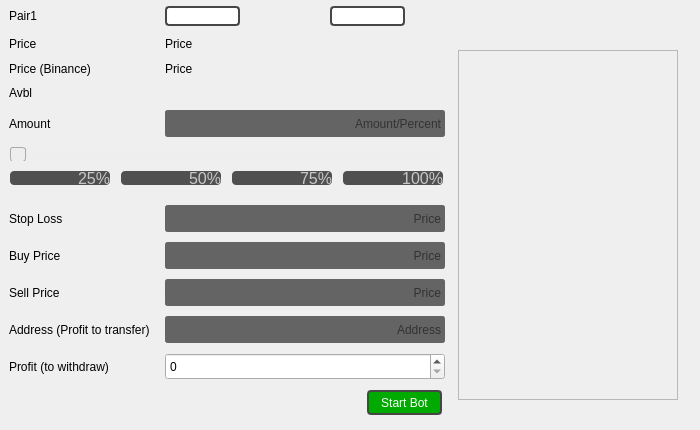
     <widget class="QWidget" name="tab_3">
      <attribute name="title">
       <string>Bot 3</string>
      </attribute>
      <widget class="QWidget" name="gridLayoutWidget_6">
       <property name="geometry">
        <rect>
         <x>0</x>
         <y>0</y>
         <width>691</width>
         <height>421</height>
        </rect>
       </property>
       <layout class="QGridLayout" name="gridLayout_7">
        <property name="leftMargin">
         <number>6</number>
        </property>
        <property name="topMargin">
         <number>6</number>
        </property>
        <property name="rightMargin">
         <number>6</number>
        </property>
        <property name="bottomMargin">
         <number>6</number>
        </property>
        <property name="spacing">
         <number>10</number>
        </property>
        <item row="0" column="1">
         <widget class="QComboBox" name="comboBox_5">
          <property name="enabled">
           <bool>true</bool>
          </property>
          <property name="sizePolicy">
           <sizepolicy hsizetype="Fixed" vsizetype="Fixed">
            <horstretch>0</horstretch>
            <verstretch>0</verstretch>
           </sizepolicy>
          </property>
          <property name="minimumSize">
           <size>
            <width>75</width>
            <height>0</height>
           </size>
          </property>
          <property name="styleSheet">
           <string notr="true">QComboBox	{
	border: 2px solid;
	border-color: rgb(70, 70, 70);
	border-radius: 4px;
}

QComboBox::down-arrow	{
	background-image: url(down.png);
}

QComboBox::drop-down:button	{
	border-radius:5px; 
}

QComboBox::hover	{
	color: rgb(250, 250, 250);
}

QPushButton:default {
    background-color: rgb(80, 80, 80);
	color: rgb(200, 200, 200);
}</string>
          </property>
          <property name="editable">
           <bool>false</bool>
          </property>
         </widget>
        </item>
        <item row="12" column="1" colspan="2">
         <layout class="QHBoxLayout" name="horizontalLayout_4">
          <property name="spacing">
           <number>0</number>
          </property>
          <item>
           <spacer name="horizontalSpacer_3">
            <property name="orientation">
             <enum>Qt::Horizontal</enum>
            </property>
            <property name="sizeType">
             <enum>QSizePolicy::Fixed</enum>
            </property>
            <property name="sizeHint" stdset="0">
             <size>
              <width>200</width>
              <height>20</height>
             </size>
            </property>
           </spacer>
          </item>
          <item>
           <widget class="QPushButton" name="startBotButton_3">
            <property name="sizePolicy">
             <sizepolicy hsizetype="Fixed" vsizetype="Fixed">
              <horstretch>0</horstretch>
              <verstretch>0</verstretch>
             </sizepolicy>
            </property>
            <property name="minimumSize">
             <size>
              <width>75</width>
              <height>25</height>
             </size>
            </property>
            <property name="layoutDirection">
             <enum>Qt::RightToLeft</enum>
            </property>
            <property name="styleSheet">
             <string notr="true">QPushButton {
    background-color: rgb(0, 170, 0);
	color: rgb(250, 250, 250);
	border-style: outset;
	border: 2px solid;
	border-color: rgb(70, 70, 70);
	border-radius: 4px;
}

QPushButton:hover {
    background-color: rgb(0, 185, 0);
}

QPushButton:pressed {
	background-color: rgb(0, 145, 0);
}

QPushButton:default {
    background-color: rgb(0, 170, 0);
}</string>
            </property>
            <property name="text">
             <string>Start Bot</string>
            </property>
           </widget>
          </item>
         </layout>
        </item>
        <item row="11" column="1" colspan="2">
         <widget class="QSpinBox" name="profitSpinBox_3">
          <property name="minimumSize">
           <size>
            <width>50</width>
            <height>27</height>
           </size>
          </property>
         </widget>
        </item>
        <item row="1" column="0">
         <widget class="QLabel" name="label_17">
          <property name="text">
           <string>Price</string>
          </property>
          <property name="alignment">
           <set>Qt::AlignLeading|Qt::AlignLeft|Qt::AlignVCenter</set>
          </property>
         </widget>
        </item>
        <item row="8" column="0">
         <widget class="QLabel" name="label_18">
          <property name="text">
           <string>Buy Price</string>
          </property>
          <property name="alignment">
           <set>Qt::AlignLeading|Qt::AlignLeft|Qt::AlignVCenter</set>
          </property>
         </widget>
        </item>
        <item row="11" column="0">
         <widget class="QLabel" name="label_25">
          <property name="text">
           <string>Profit (to withdraw)</string>
          </property>
          <property name="alignment">
           <set>Qt::AlignLeading|Qt::AlignLeft|Qt::AlignVCenter</set>
          </property>
         </widget>
        </item>
        <item row="0" column="0">
         <widget class="QLabel" name="pairLabel_3">
          <property name="sizePolicy">
           <sizepolicy hsizetype="Fixed" vsizetype="Fixed">
            <horstretch>0</horstretch>
            <verstretch>0</verstretch>
           </sizepolicy>
          </property>
          <property name="text">
           <string>Pair1</string>
          </property>
         </widget>
        </item>
        <item row="5" column="0" colspan="3">
         <layout class="QGridLayout" name="gridLayout_8">
          <item row="1" column="2">
           <widget class="QPushButton" name="threeFourthButton_3">
            <property name="sizePolicy">
             <sizepolicy hsizetype="Fixed" vsizetype="Fixed">
              <horstretch>0</horstretch>
              <verstretch>0</verstretch>
             </sizepolicy>
            </property>
            <property name="minimumSize">
             <size>
              <width>100</width>
              <height>0</height>
             </size>
            </property>
            <property name="font">
             <font>
              <pointsize>12</pointsize>
             </font>
            </property>
            <property name="styleSheet">
             <string notr="true">QPushButton {
    background-color: rgb(80, 80, 80);
	text-align: right;
	color: rgb(200, 200, 200);
	border-style: outset;
	border-radius: 4px;
}

QPushButton:hover {
	color: rgb(250, 250, 250);
}

QPushButton:pressed {
    color: rgb(180, 180, 180);
}

QPushButton:default {
    background-color: rgb(80, 80, 80);
	color: rgb(200, 200, 200);
	text-align: right;
}</string>
            </property>
            <property name="text">
             <string>75%</string>
            </property>
           </widget>
          </item>
          <item row="1" column="0">
           <widget class="QPushButton" name="oneFourthButton_3">
            <property name="sizePolicy">
             <sizepolicy hsizetype="Fixed" vsizetype="Fixed">
              <horstretch>0</horstretch>
              <verstretch>0</verstretch>
             </sizepolicy>
            </property>
            <property name="minimumSize">
             <size>
              <width>100</width>
              <height>0</height>
             </size>
            </property>
            <property name="font">
             <font>
              <pointsize>12</pointsize>
             </font>
            </property>
            <property name="layoutDirection">
             <enum>Qt::LeftToRight</enum>
            </property>
            <property name="styleSheet">
             <string notr="true">QPushButton {
    background-color: rgb(80, 80, 80);
	text-align: right;
	color: rgb(200, 200, 200);
	border-style: outset;
	border-radius: 4px;
}

QPushButton:hover {
	color: rgb(250, 250, 250);
}

QPushButton:pressed {
    color: rgb(180, 180, 180);
}

QPushButton:default {
    background-color: rgb(80, 80, 80);
	color: rgb(200, 200, 200);
	text-align: right;
}</string>
            </property>
            <property name="text">
             <string>25%</string>
            </property>
           </widget>
          </item>
          <item row="1" column="1">
           <widget class="QPushButton" name="twoFourthButton_3">
            <property name="sizePolicy">
             <sizepolicy hsizetype="Fixed" vsizetype="Fixed">
              <horstretch>0</horstretch>
              <verstretch>0</verstretch>
             </sizepolicy>
            </property>
            <property name="minimumSize">
             <size>
              <width>100</width>
              <height>0</height>
             </size>
            </property>
            <property name="font">
             <font>
              <pointsize>12</pointsize>
             </font>
            </property>
            <property name="styleSheet">
             <string notr="true">QPushButton {
    background-color: rgb(80, 80, 80);
	text-align: right;
	color: rgb(200, 200, 200);
	border-style: outset;
	border-radius: 4px;
}

QPushButton:hover {
	color: rgb(250, 250, 250);
}

QPushButton:pressed {
    color: rgb(180, 180, 180);
}

QPushButton:default {
    background-color: rgb(80, 80, 80);
	color: rgb(200, 200, 200);
	text-align: right;
}</string>
            </property>
            <property name="text">
             <string>50%</string>
            </property>
           </widget>
          </item>
          <item row="1" column="3">
           <widget class="QPushButton" name="fourFourthButton_3">
            <property name="sizePolicy">
             <sizepolicy hsizetype="Fixed" vsizetype="Fixed">
              <horstretch>0</horstretch>
              <verstretch>0</verstretch>
             </sizepolicy>
            </property>
            <property name="minimumSize">
             <size>
              <width>100</width>
              <height>0</height>
             </size>
            </property>
            <property name="font">
             <font>
              <pointsize>12</pointsize>
             </font>
            </property>
            <property name="styleSheet">
             <string notr="true">QPushButton {
    background-color: rgb(80, 80, 80);
	text-align: right;
	color: rgb(200, 200, 200);
	border-style: outset;
	border-radius: 4px;
}

QPushButton:hover {
	color: rgb(250, 250, 250);
}

QPushButton:pressed {
    color: rgb(180, 180, 180);
}

QPushButton:default {
    background-color: rgb(80, 80, 80);
	color: rgb(200, 200, 200);
	text-align: right;
}</string>
            </property>
            <property name="text">
             <string>100%</string>
            </property>
           </widget>
          </item>
          <item row="0" column="0" colspan="4">
           <widget class="QSlider" name="horizontalSlider_3">
            <property name="enabled">
             <bool>false</bool>
            </property>
            <property name="cursor">
             <cursorShape>ClosedHandCursor</cursorShape>
            </property>
            <property name="styleSheet">
             <string notr="true">QSlider::groove:horizontal 
{
	background-color: transparent;
	height: 3px;

}


QSlider::sub-page:horizontal 
{
	background-color:  rgb(230, 230, 230);

}


QSlider::add-page:horizontal 
{
	background-color:  rgb(90, 90, 90);

}


QSlider::handle:horizontal 
{
	background-color: rgb(230, 230, 230);
	width: 14px;
	margin-top: -6px;
	margin-bottom: -6px;
	border-radius: 6px;

}


QSlider::handle:horizontal:hover 
{
	background-color: rgb(250, 250, 250);
	border-radius: 6px;

}


QSlider::sub-page:horizontal:disabled 
{
	background-color: #bbb;
	border-color: #999;

}


QSlider::add-page:horizontal:disabled 
{
	background-color: #eee;
	border-color: #999;

}


QSlider::handle:horizontal:disabled 
{
	background-color: #eee;
	border: 1px solid #aaa;
	border-radius: 3px;

}</string>
            </property>
            <property name="maximum">
             <number>100</number>
            </property>
            <property name="orientation">
             <enum>Qt::Horizontal</enum>
            </property>
           </widget>
          </item>
         </layout>
        </item>
        <item row="8" column="1" colspan="2">
         <widget class="QLineEdit" name="buyLineEdit_3">
          <property name="sizePolicy">
           <sizepolicy hsizetype="Fixed" vsizetype="Fixed">
            <horstretch>0</horstretch>
            <verstretch>0</verstretch>
           </sizepolicy>
          </property>
          <property name="minimumSize">
           <size>
            <width>50</width>
            <height>27</height>
           </size>
          </property>
          <property name="maximumSize">
           <size>
            <width>300</width>
            <height>27</height>
           </size>
          </property>
          <property name="styleSheet">
           <string notr="true">background-color: rgb(100, 100, 100);
border: 2px solid rgb(100, 100, 100);
border-radius: 3px;</string>
          </property>
          <property name="alignment">
           <set>Qt::AlignRight|Qt::AlignTrailing|Qt::AlignVCenter</set>
          </property>
          <property name="placeholderText">
           <string>Price</string>
          </property>
         </widget>
        </item>
        <item row="7" column="1" colspan="2">
         <widget class="QLineEdit" name="stoplossLineEdit_3">
          <property name="sizePolicy">
           <sizepolicy hsizetype="Fixed" vsizetype="Fixed">
            <horstretch>0</horstretch>
            <verstretch>0</verstretch>
           </sizepolicy>
          </property>
          <property name="minimumSize">
           <size>
            <width>50</width>
            <height>27</height>
           </size>
          </property>
          <property name="maximumSize">
           <size>
            <width>300</width>
            <height>27</height>
           </size>
          </property>
          <property name="styleSheet">
           <string notr="true">background-color: rgb(100, 100, 100);
border: 2px solid rgb(100, 100, 100);
border-radius: 3px;</string>
          </property>
          <property name="alignment">
           <set>Qt::AlignRight|Qt::AlignTrailing|Qt::AlignVCenter</set>
          </property>
          <property name="placeholderText">
           <string>Price</string>
          </property>
         </widget>
        </item>
        <item row="10" column="1" colspan="2">
         <widget class="QLineEdit" name="walletLineEdit_3">
          <property name="sizePolicy">
           <sizepolicy hsizetype="Fixed" vsizetype="Fixed">
            <horstretch>0</horstretch>
            <verstretch>0</verstretch>
           </sizepolicy>
          </property>
          <property name="minimumSize">
           <size>
            <width>50</width>
            <height>27</height>
           </size>
          </property>
          <property name="maximumSize">
           <size>
            <width>300</width>
            <height>27</height>
           </size>
          </property>
          <property name="styleSheet">
           <string notr="true">background-color: rgb(100, 100, 100);
border: 2px solid rgb(100, 100, 100);
border-radius: 3px;</string>
          </property>
          <property name="alignment">
           <set>Qt::AlignRight|Qt::AlignTrailing|Qt::AlignVCenter</set>
          </property>
          <property name="placeholderText">
           <string>Address</string>
          </property>
         </widget>
        </item>
        <item row="4" column="1" colspan="2">
         <widget class="QLineEdit" name="amountLineEdit_3">
          <property name="sizePolicy">
           <sizepolicy hsizetype="Fixed" vsizetype="Fixed">
            <horstretch>0</horstretch>
            <verstretch>0</verstretch>
           </sizepolicy>
          </property>
          <property name="minimumSize">
           <size>
            <width>100</width>
            <height>27</height>
           </size>
          </property>
          <property name="maximumSize">
           <size>
            <width>300</width>
            <height>27</height>
           </size>
          </property>
          <property name="styleSheet">
           <string notr="true">background-color: rgb(100, 100, 100);
border: 2px solid rgb(100, 100, 100);
border-radius: 3px;</string>
          </property>
          <property name="maxLength">
           <number>15</number>
          </property>
          <property name="alignment">
           <set>Qt::AlignRight|Qt::AlignTrailing|Qt::AlignVCenter</set>
          </property>
          <property name="placeholderText">
           <string>Amount/Percent</string>
          </property>
         </widget>
        </item>
        <item row="9" column="0">
         <widget class="QLabel" name="label_19">
          <property name="text">
           <string>Sell Price</string>
          </property>
          <property name="alignment">
           <set>Qt::AlignLeading|Qt::AlignLeft|Qt::AlignVCenter</set>
          </property>
         </widget>
        </item>
        <item row="4" column="0">
         <widget class="QLabel" name="label_20">
          <property name="text">
           <string>Amount</string>
          </property>
          <property name="alignment">
           <set>Qt::AlignLeading|Qt::AlignLeft|Qt::AlignVCenter</set>
          </property>
         </widget>
        </item>
        <item row="7" column="0">
         <widget class="QLabel" name="label_21">
          <property name="text">
           <string>Stop Loss</string>
          </property>
          <property name="alignment">
           <set>Qt::AlignLeading|Qt::AlignLeft|Qt::AlignVCenter</set>
          </property>
         </widget>
        </item>
        <item row="0" column="2">
         <widget class="QComboBox" name="comboBox_6">
          <property name="sizePolicy">
           <sizepolicy hsizetype="Fixed" vsizetype="Fixed">
            <horstretch>0</horstretch>
            <verstretch>0</verstretch>
           </sizepolicy>
          </property>
          <property name="minimumSize">
           <size>
            <width>75</width>
            <height>0</height>
           </size>
          </property>
          <property name="styleSheet">
           <string notr="true">QComboBox	{
	border: 2px solid;
	border-color: rgb(70, 70, 70);
	border-radius: 4px;
}

QComboBox::down-arrow	{
	background-image: url(down.png);
}

QComboBox::drop-down:button	{
	border-radius:5px; 
}

QComboBox::hover	{
	color: rgb(250, 250, 250);
}

QPushButton:default {
    background-color: rgb(80, 80, 80);
	color: rgb(200, 200, 200);
}</string>
          </property>
          <property name="sizeAdjustPolicy">
           <enum>QComboBox::AdjustToContents</enum>
          </property>
         </widget>
        </item>
        <item row="3" column="0">
         <widget class="QLabel" name="label_4">
          <property name="text">
           <string>Avbl</string>
          </property>
         </widget>
        </item>
        <item row="10" column="0">
         <widget class="QLabel" name="label_22">
          <property name="text">
           <string>Address (Profit to transfer)</string>
          </property>
          <property name="alignment">
           <set>Qt::AlignLeading|Qt::AlignLeft|Qt::AlignVCenter</set>
          </property>
         </widget>
        </item>
        <item row="1" column="1" colspan="2">
         <widget class="QLabel" name="priceLabel_3">
          <property name="sizePolicy">
           <sizepolicy hsizetype="Maximum" vsizetype="Fixed">
            <horstretch>0</horstretch>
            <verstretch>0</verstretch>
           </sizepolicy>
          </property>
          <property name="minimumSize">
           <size>
            <width>110</width>
            <height>15</height>
           </size>
          </property>
          <property name="maximumSize">
           <size>
            <width>200</width>
            <height>20</height>
           </size>
          </property>
          <property name="text">
           <string>Price</string>
          </property>
         </widget>
        </item>
        <item row="9" column="1" colspan="2">
         <widget class="QLineEdit" name="sellLineEdit_3">
          <property name="sizePolicy">
           <sizepolicy hsizetype="Fixed" vsizetype="Fixed">
            <horstretch>0</horstretch>
            <verstretch>0</verstretch>
           </sizepolicy>
          </property>
          <property name="minimumSize">
           <size>
            <width>50</width>
            <height>27</height>
           </size>
          </property>
          <property name="maximumSize">
           <size>
            <width>300</width>
            <height>27</height>
           </size>
          </property>
          <property name="styleSheet">
           <string notr="true">background-color: rgb(100, 100, 100);
border: 2px solid rgb(100, 100, 100);
border-radius: 3px;</string>
          </property>
          <property name="alignment">
           <set>Qt::AlignRight|Qt::AlignTrailing|Qt::AlignVCenter</set>
          </property>
          <property name="placeholderText">
           <string>Price</string>
          </property>
         </widget>
        </item>
        <item row="3" column="1" colspan="2">
         <widget class="QLabel" name="amountLabel_3">
          <property name="text">
           <string/>
          </property>
          <property name="alignment">
           <set>Qt::AlignRight|Qt::AlignTrailing|Qt::AlignVCenter</set>
          </property>
         </widget>
        </item>
        <item row="2" column="0">
         <widget class="QLabel" name="label_28">
          <property name="text">
           <string>Price (Binance)</string>
          </property>
         </widget>
        </item>
        <item row="2" column="1" colspan="2">
         <widget class="QLabel" name="priceBinLabel_3">
          <property name="sizePolicy">
           <sizepolicy hsizetype="Maximum" vsizetype="Fixed">
            <horstretch>0</horstretch>
            <verstretch>0</verstretch>
           </sizepolicy>
          </property>
          <property name="minimumSize">
           <size>
            <width>110</width>
            <height>15</height>
           </size>
          </property>
          <property name="maximumSize">
           <size>
            <width>200</width>
            <height>20</height>
           </size>
          </property>
          <property name="text">
           <string>Price</string>
          </property>
         </widget>
        </item>
        <item row="1" column="3" rowspan="12">
         <widget class="QScrollArea" name="scrollArea_4">
          <property name="sizePolicy">
           <sizepolicy hsizetype="Fixed" vsizetype="Fixed">
            <horstretch>0</horstretch>
            <verstretch>0</verstretch>
           </sizepolicy>
          </property>
          <property name="minimumSize">
           <size>
            <width>220</width>
            <height>350</height>
           </size>
          </property>
          <property name="widgetResizable">
           <bool>true</bool>
          </property>
          <widget class="QWidget" name="scrollAreaWidgetContents_4">
           <property name="geometry">
            <rect>
             <x>0</x>
             <y>0</y>
             <width>218</width>
             <height>348</height>
            </rect>
           </property>
          </widget>
         </widget>
        </item>
       </layout>
      </widget>
     </widget>
